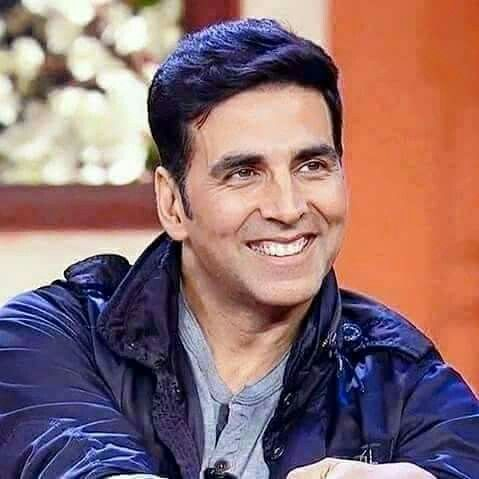
#> input picture Python-work/akshay.jpg, 479 x 479 px
$ python threshold_image.py
#> lines starting #> are read from the running program, lines starting #| are printed output that depends on the picture; after the words box and inside, x2 and y2 are one past the last pixel; in counts of white or black regions, pixels touching at a corner belong together
import numpy as np
import cv2

pic = cv2.imread('akshay.jpg',0)  #load a picture in gray scale
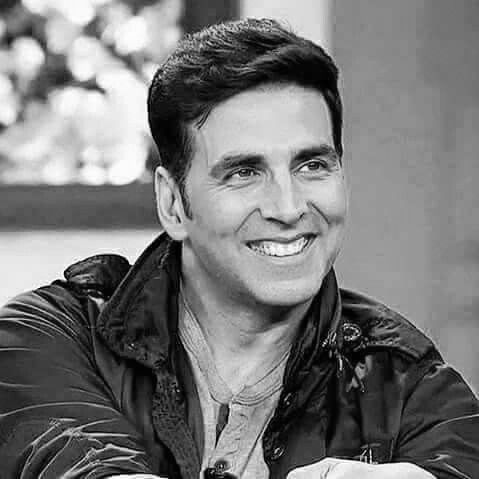
#> pic: shape (479, 479); min 0, max 255, mean 119.8
threshold_value = 150 #below 150 pixel value is going to be black
#(T_value,binary_threshold) = cv2.threshold(pic,threshold_value,255,cv2.THRESH_BINARY)
(T_value,binary_threshold) = cv2.threshold(pic,threshold_value,255,cv2.THRESH_BINARY_INV) #opposite is going to be true - below threshold is going to be white
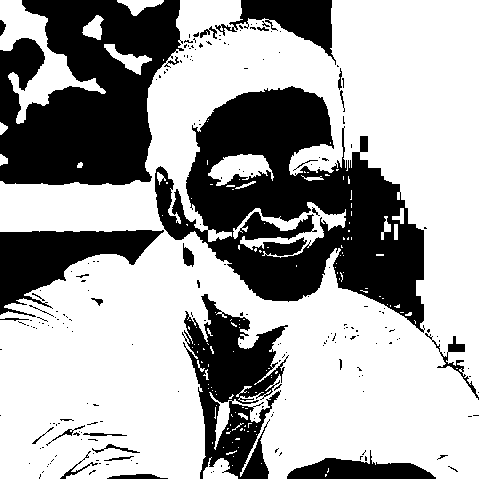
#> binary_threshold: shape (479, 479); 64.9% white; 213 black regions (183 under 20 px), largest, box (x1, y1, x2, y2) and area: (155, 86, 425, 333) 32686, (0, 0, 184, 185) 23913, (182, 294, 289, 479) 9501
#> T_value = 150
cv2.imshow('binary',binary_threshold)
cv2.imwrite('output_image.jpg',binary_threshold)
cv2.waitKey()
cv2.destroyAllWindows()

$ run again, with Python-work/input.jpg copied over Python-work/akshay.jpg
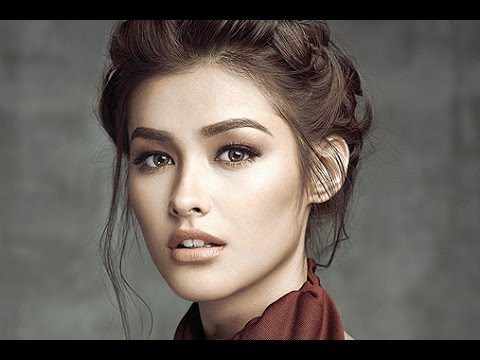
#> input picture Python-work/input.jpg, 480 x 360 px
#> `pic = cv2.imread('akshay.jpg',0)`:
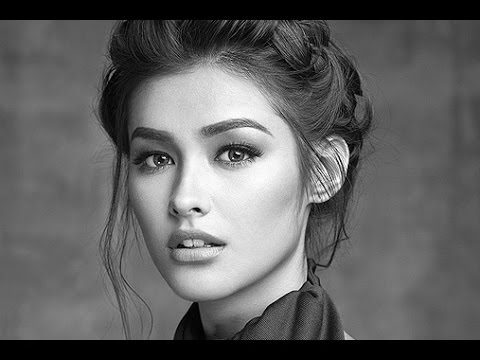
#> pic: shape (360, 480); min 0, max 255, mean 98.5
#> `(T_value,binary_threshold) = cv2.threshold(pic,threshold_value,255,cv2..`:
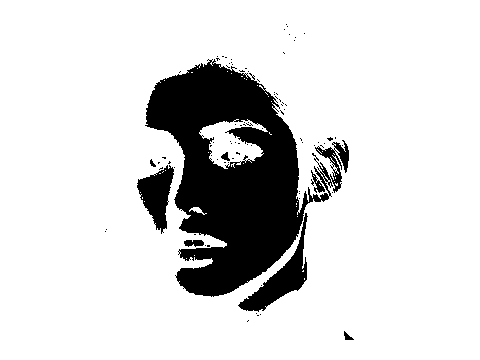
#> binary_threshold: shape (360, 480); 84.5% white; 89 black regions (81 under 20 px), largest, box (x1, y1, x2, y2) and area: (145, 59, 349, 297) 23075, (238, 213, 308, 312) 1814, (137, 165, 174, 234) 1345
#> T_value = 150

$ run again, with Python-work/nawaj.jpg copied over Python-work/akshay.jpg
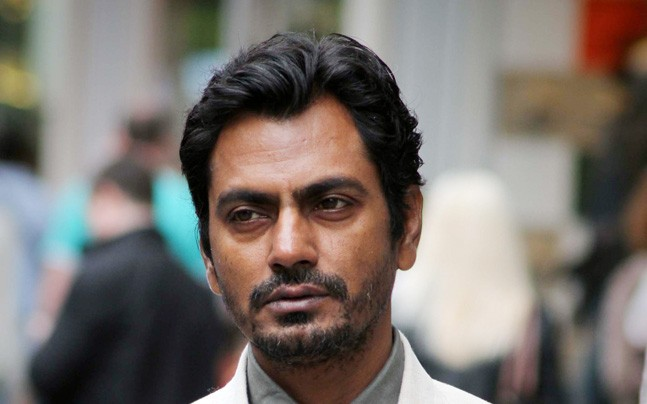
#> input picture Python-work/nawaj.jpg, 647 x 404 px
#> `pic = cv2.imread('akshay.jpg',0)`:
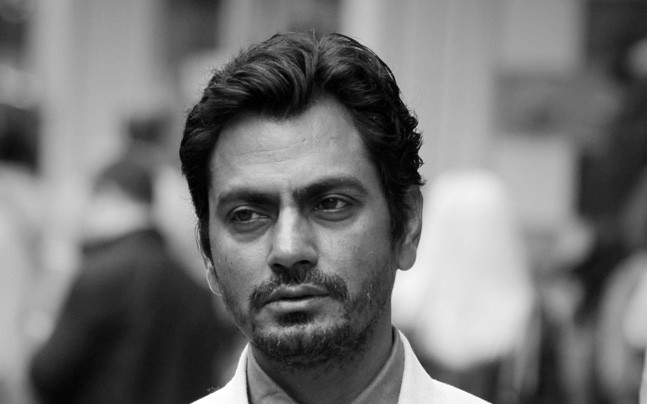
#> pic: shape (404, 647); min 0, max 255, mean 115
#> `(T_value,binary_threshold) = cv2.threshold(pic,threshold_value,255,cv2..`:
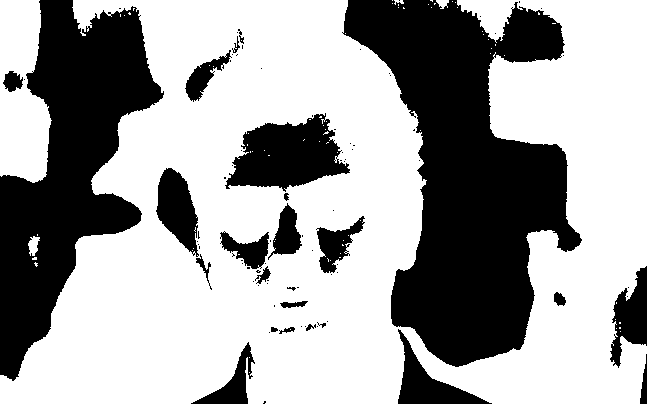
#> binary_threshold: shape (404, 647); 63.7% white; 87 black regions (63 under 20 px), largest, box (x1, y1, x2, y2) and area: (342, 0, 582, 367) 46072, (0, 0, 164, 381) 29793, (225, 113, 350, 192) 5938
#> T_value = 150
